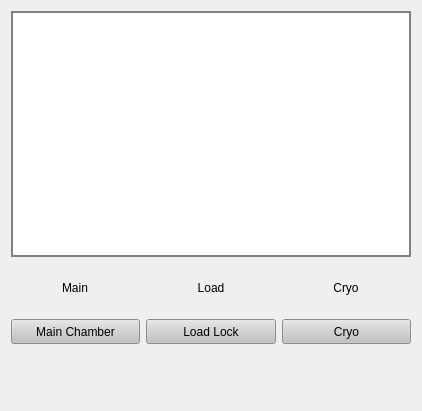
<?xml version="1.0" encoding="UTF-8"?>
<ui version="4.0">
    <class>Gates</class>
    <widget class="QWidget" name="Gates">
        <property name="geometry">
            <rect>
                <x>0</x>
                <y>0</y>
                <width>420</width>
                <height>411</height>
            </rect>
        </property>
        <property name="windowTitle">
            <string>Form</string>
        </property>
        <layout class="QGridLayout" name="gridLayout_4">
            <item row="0" column="0">
                <layout class="QGridLayout" name="gridLayout_3">
                    <item row="0" column="0">
                        <layout class="QGridLayout" name="gridLayout_2">
                            <item row="0" column="0">
                                <widget class="QLabel" name="diagram">
                                    <property name="minimumSize">
                                        <size>
                                            <width>378</width>
                                            <height>246</height>
                                        </size>
                                    </property>
                                    <property name="maximumSize">
                                        <size>
                                            <width>16777215</width>
                                            <height>16777215</height>
                                        </size>
                                    </property>
                                    <property name="styleSheet">
                                        <string notr="true">QWidget{
                                            border: 2px solid gray;
                                            background: rgb(255, 255, 255)
                                            }
                                        </string>
                                    </property>
                                    <property name="text">
                                        <string/>
                                    </property>
                                </widget>
                            </item>
                            <item row="1" column="0">
                                <layout class="QGridLayout" name="gridLayout">
                                    <item row="0" column="0">
                                        <layout class="QVBoxLayout" name="verticalLayout">
                                            <item alignment="Qt::AlignHCenter">
                                                <widget class="QLabel" name="led_main_chamber">
                                                    <property name="minimumSize">
                                                        <size>
                                                            <width>50</width>
                                                            <height>50</height>
                                                        </size>
                                                    </property>
                                                    <property name="maximumSize">
                                                        <size>
                                                            <width>50</width>
                                                            <height>50</height>
                                                        </size>
                                                    </property>
                                                    <property name="text">
                                                        <string>Main</string>
                                                    </property>
                                                    <property name="alignment">
                                                        <set>Qt::AlignCenter</set>
                                                    </property>
                                                </widget>
                                            </item>
                                            <item>
                                                <widget class="QPushButton" name="main_chamber_switch">
                                                    <property name="minimumSize">
                                                        <size>
                                                            <width>0</width>
                                                            <height>25</height>
                                                        </size>
                                                    </property>
                                                    <property name="styleSheet">
                                                        <string notr="true">QPushButton{
                                                            background: rgb(193, 193, 193)
                                                            }
                                                        </string>
                                                    </property>
                                                    <property name="text">
                                                        <string>Main Chamber</string>
                                                    </property>
                                                </widget>
                                            </item>
                                        </layout>
                                    </item>
                                    <item row="0" column="1">
                                        <layout class="QVBoxLayout" name="verticalLayout_2">
                                            <item alignment="Qt::AlignHCenter">
                                                <widget class="QLabel" name="led_load_lock">
                                                    <property name="minimumSize">
                                                        <size>
                                                            <width>50</width>
                                                            <height>50</height>
                                                        </size>
                                                    </property>
                                                    <property name="maximumSize">
                                                        <size>
                                                            <width>50</width>
                                                            <height>50</height>
                                                        </size>
                                                    </property>
                                                    <property name="text">
                                                        <string>Load</string>
                                                    </property>
                                                    <property name="alignment">
                                                        <set>Qt::AlignCenter</set>
                                                    </property>
                                                </widget>
                                            </item>
                                            <item>
                                                <widget class="QPushButton" name="load_lock_switch">
                                                    <property name="minimumSize">
                                                        <size>
                                                            <width>0</width>
                                                            <height>25</height>
                                                        </size>
                                                    </property>
                                                    <property name="styleSheet">
                                                        <string notr="true">QPushButton{
                                                            background: rgb(193, 193, 193)
                                                            }
                                                        </string>
                                                    </property>
                                                    <property name="text">
                                                        <string>Load Lock</string>
                                                    </property>
                                                </widget>
                                            </item>
                                        </layout>
                                    </item>
                                    <item row="0" column="2">
                                        <layout class="QVBoxLayout" name="verticalLayout_3">
                                            <item alignment="Qt::AlignHCenter">
                                                <widget class="QLabel" name="led_cryo">
                                                    <property name="minimumSize">
                                                        <size>
                                                            <width>50</width>
                                                            <height>50</height>
                                                        </size>
                                                    </property>
                                                    <property name="maximumSize">
                                                        <size>
                                                            <width>50</width>
                                                            <height>50</height>
                                                        </size>
                                                    </property>
                                                    <property name="text">
                                                        <string>Cryo</string>
                                                    </property>
                                                    <property name="alignment">
                                                        <set>Qt::AlignCenter</set>
                                                    </property>
                                                </widget>
                                            </item>
                                            <item>
                                                <widget class="QPushButton" name="cryo_switch">
                                                    <property name="minimumSize">
                                                        <size>
                                                            <width>0</width>
                                                            <height>25</height>
                                                        </size>
                                                    </property>
                                                    <property name="styleSheet">
                                                        <string notr="true">QPushButton{
                                                            background: rgb(193, 193, 193)
                                                            }
                                                        </string>
                                                    </property>
                                                    <property name="text">
                                                        <string>Cryo</string>
                                                    </property>
                                                </widget>
                                            </item>
                                        </layout>
                                    </item>
                                </layout>
                            </item>
                        </layout>
                    </item>
                    <item row="1" column="0">
                        <widget class="QLabel" name="Error">
                            <property name="minimumSize">
                                <size>
                                    <width>400</width>
                                    <height>30</height>
                                </size>
                            </property>
                            <property name="font">
                                <font>
                                    <pointsize>13</pointsize>
                                    <bold>true</bold>
                                    <strikeout>false</strikeout>
                                </font>
                            </property>
                            <property name="text">
                                <string>&lt;html&gt;&lt;head/&gt;&lt;body&gt;&lt;p&gt;&lt;br/&gt;&lt;/p&gt;&lt;/body&gt;&lt;/html&gt;</string>
                            </property>
                            <property name="alignment">
                                <set>Qt::AlignCenter</set>
                            </property>
                            <property name="textInteractionFlags">
                                <set>Qt::LinksAccessibleByMouse</set>
                            </property>
                        </widget>
                    </item>
                </layout>
            </item>
        </layout>
    </widget>
    <resources/>
    <connections/>
</ui>
